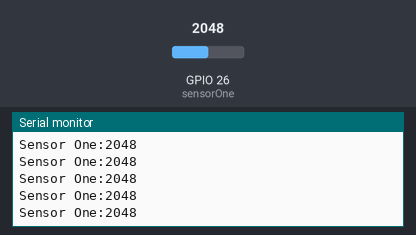
Recording of a sketch running on a simulated ESP32. On the bench: the last lines printed to the serial monitor. The test bench sets the inputs (shaded band); at power-on: GPIO 26 (sensorOne) = 2048.

Above: at 1.2 s.
1.3 s: GPIO 26 (sensorOne) set to 2866
At 2.3 s:
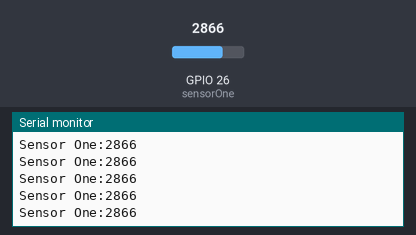
2.8 s: GPIO 26 (sensorOne) set to 3603
At 3.3 s:
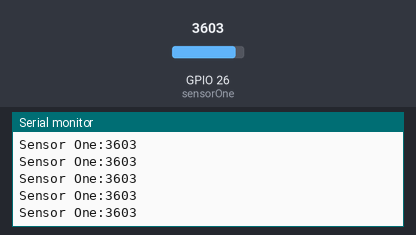
Timing chart, 0 to 5.8 s (numbered marks = the images above; inputs shaded):
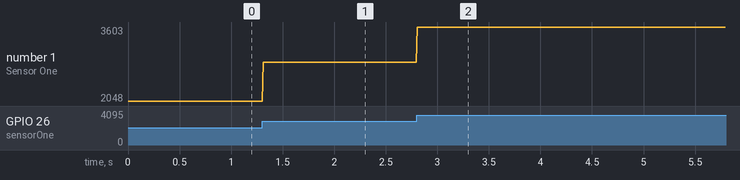

Measured:
- after the input at 1.3 s, the serial monitor: prints a new line at once (image 1)
- after the input at 2.8 s, the serial monitor: prints a new line at once (image 2)
- plotted number 1: 2048 → 2866 after the input at 1.3 s, 2866 → 3603 after the input at 2.8 s

The sketch:

ir_sensor.ino
```cpp
const int sensorOne = 26;
//Assign for rest of sensors

int sensorOneRead;

void setup() {
  // put your setup code here, to run once:
  Serial.begin(115200);
  pinMode(sensorOne, INPUT);
}

void loop() {
  // put your main code here, to run repeatedly:
  sensorOneRead = analogRead(sensorOne);
  Serial.print("Sensor One:" );
  Serial.println(sensorOneRead);
  delay(10);
}

//DONT TOUCH LEDON pin 
```
